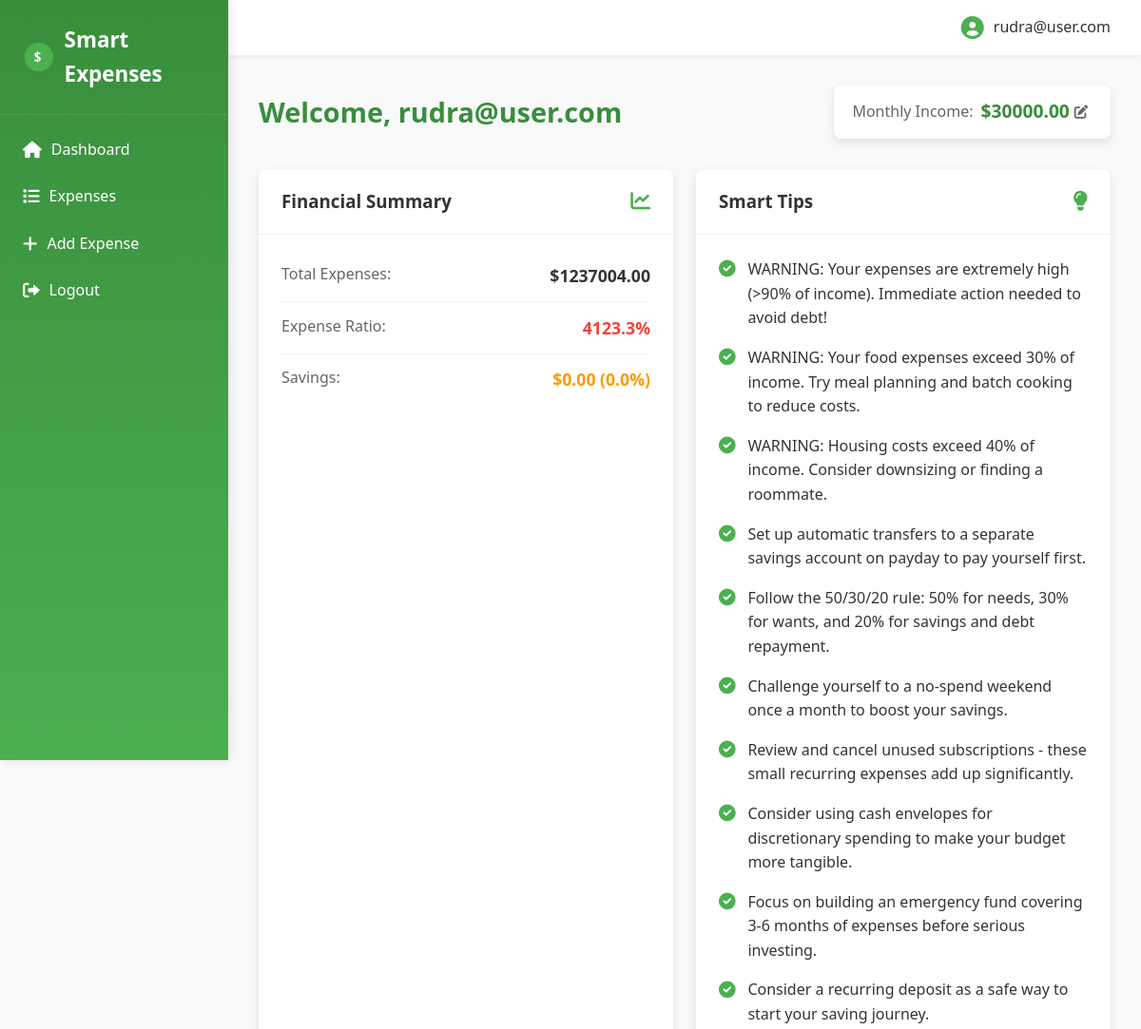
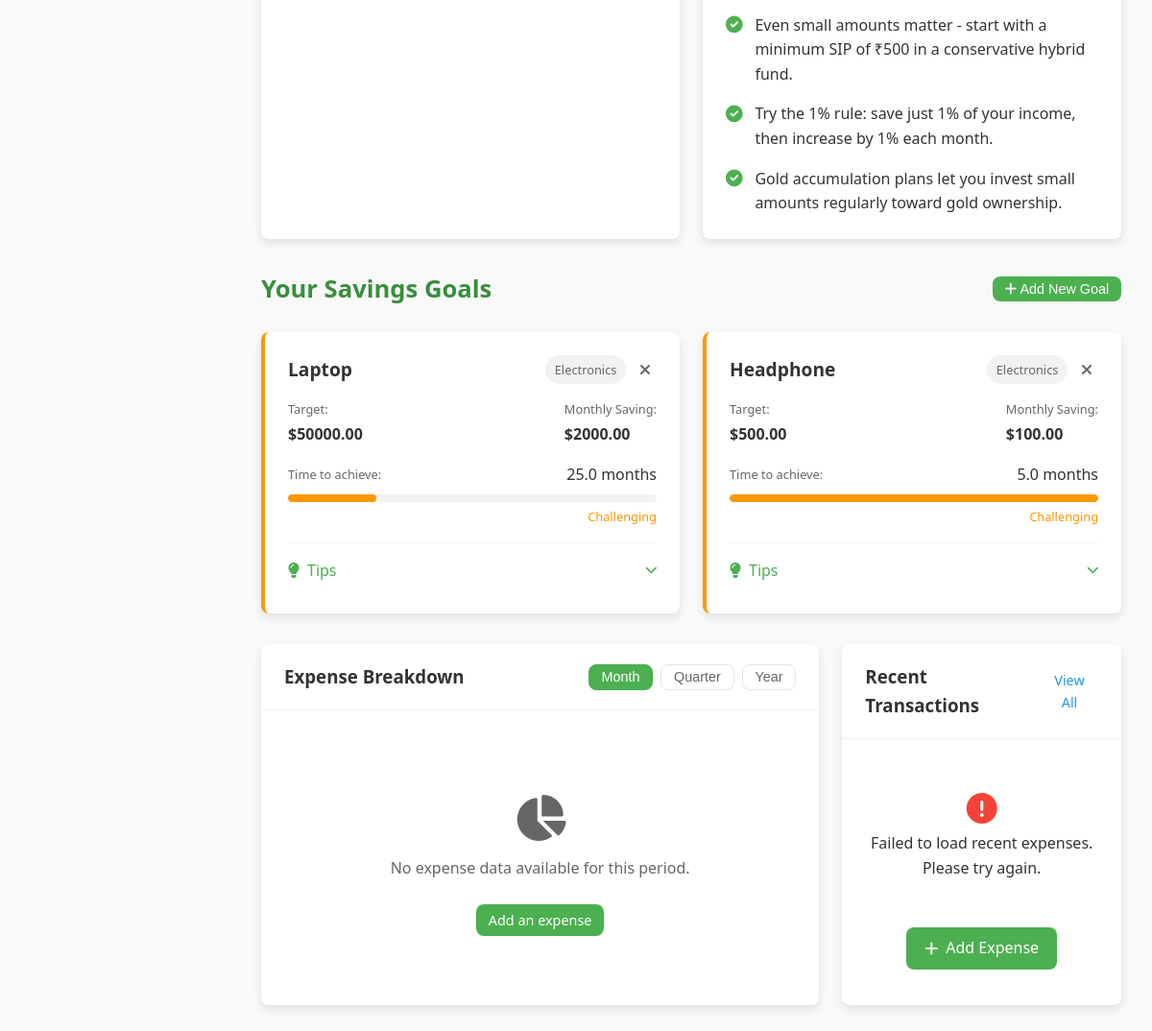
The app's page /dashboard (signed in) with its own data (2 pictures, top to bottom).
### tables this page shows
CREATE TABLE users (
        id INTEGER PRIMARY KEY AUTOINCREMENT,
        username TEXT UNIQUE NOT NULL,
        password TEXT NOT NULL,
        income REAL NOT NULL
    );

CREATE TABLE savings_goals (
        id INTEGER PRIMARY KEY AUTOINCREMENT,
        user_id INTEGER NOT NULL,
        name TEXT NOT NULL,
        target_amount REAL NOT NULL,
        monthly_saving REAL NOT NULL,
        category TEXT NOT NULL,
        created_date TEXT NOT NULL,
        FOREIGN KEY (user_id) REFERENCES users (id)
    );

### app.py (the view)
@app.route('/dashboard')
def dashboard():
    if 'user_id' not in session:
        return redirect(url_for('login'))
    user_id = session['user_id']
    stats = calculate_expense_stats(user_id)
    tips = get_financial_tips(stats)
    categories = get_expense_categories()
    savings_goals = get_user_savings_goals(user_id)
    analyzed_goals = []
    for goal in savings_goals:
        analysis = analyze_savings_goal(goal, stats['expense_ratio'])
        analyzed_goals.append({
            'goal': goal,
            'analysis': analysis
        })
    conn = get_db_connection()
    user = conn.execute('SELECT * FROM users WHERE id = ?', (user_id,)).fetchone()
    conn.close()
    return render_template('dashboard.html',
                          username=session['username'],
                          income=user['income'],
                          stats=stats,
                          tips=tips,
                          categories=categories,
                          savings_goals=analyzed_goals,
                          goal_categories=get_savings_goal_categories())

### app.py (called while the page is built)
def get_db_connection():
    conn = sqlite3.connect(DB_PATH)
    conn.row_factory = sqlite3.Row
    return conn

def get_expense_categories():
    return [
        'Food', 'Transportation', 'Housing', 'Utilities', 'Entertainment',
        'Healthcare', 'Shopping', 'Education', 'Travel', 'Others'
    ]

def get_savings_goal_categories():
    return [
        'Electronics', 'Travel', 'Home Essentials',
        'Vehicle Purchase', 'Education', 'Emergency'
    ]

def get_user_savings_goals(user_id):
    conn = get_db_connection()
    goals = conn.execute('SELECT * FROM savings_goals WHERE user_id = ? ORDER BY created_date DESC', (user_id,)).fetchall()
    conn.close()
    return goals

### templates/dashboard.html (shortened to what this page needs)
{% extends "layout.html" %}
{% block extra_css %}
<link rel="stylesheet" href="{{ url_for('static', filename='css/dashboard.css') }}">
{% endblock %}
{% block content %}
<div class="dashboard-container">
    <div class="dashboard-header">
        <h1>Welcome, {{ username }}</h1>
        <div class="income-display">
            <span class="income-label">Monthly Income:</span>
            <span class="income-value">${{ "%.2f"|format(income) }}</span>
            <button class="btn btn-sm btn-edit" id="editIncomeBtn">
                <i class="fas fa-edit"></i>
            </button>
        </div>
    </div>
    <div class="dashboard-cards">
        <div class="card summary-card">
            <div class="card-header">
                <h3>Financial Summary</h3>
                <i class="fas fa-chart-line card-icon"></i>
            </div>
            <div class="card-body">
                <div class="summary-item">
                    <span class="summary-label">Total Expenses:</span>
                    <span class="summary-value">${{ "%.2f"|format(stats.total_expenses) }}</span>
                </div>
                <div class="summary-item">
                    <span class="summary-label">Expense Ratio:</span>
                    <span class="summary-value {{ 'text-danger' if stats.expense_ratio > 70 else 'text-success' }}">
                        {{ "%.1f"|format(stats.expense_ratio) }}%
                    </span>
                </div>
                <div class="summary-item">
                    <span class="summary-label">Savings:</span>
                    <span class="summary-value {{ 'text-success' if stats.saving_ratio > 20 else 'text-warning' }}">
                        ${{ "%.2f"|format(stats.saving_amount) }} ({{ "%.1f"|format(stats.saving_ratio) }}%)
                    </span>
                </div>
            </div>
        </div>
        <div class="card tips-card">
            <div class="card-header">
                <h3>Smart Tips</h3>
                <i class="fas fa-lightbulb card-icon"></i>
            </div>
            <div class="card-body">
                <ul class="tips-list">
                    {% for tip in tips %}
                    <li class="tip-item">
                        <i class="fas fa-check-circle tip-icon"></i>
                        <span>{{ tip }}</span>
                    </li>
                    {% endfor %}
                </ul>
            </div>
        </div>
    </div>
    <div class="savings-goals-section">
        <div class="section-header">
            <h2>Your Savings Goals</h2>
            <button class="btn btn-primary btn-sm" id="addGoalBtn">
                <i class="fas fa-plus"></i> Add New Goal
            </button>
        </div>
        <div class="goals-container">
            {% if savings_goals %}
                {% for item in savings_goals %}
                <div class="goal-card {{ 'goal-achievable' if item.analysis.is_achievable else 'goal-challenging' }}">
                    <div class="goal-header">
                        <h3>{{ item.goal.name }}</h3>
                        <span class="goal-category">{{ item.goal.category }}</span>
                        <button class="goal-delete-btn" data-goal-id="{{ item.goal.id }}">
                            <i class="fas fa-times"></i>
                        </button>
                    </div>
                    <div class="goal-amount">
                        <div class="amount-item">
                            <span class="amount-label">Target:</span>
                            <span class="amount-value">${{ "%.2f"|format(item.goal.target_amount) }}</span>
                        </div>
                        <div class="amount-item">
                            <span class="amount-label">Monthly Saving:</span>
                            <span class="amount-value">${{ "%.2f"|format(item.goal.monthly_saving) }}</span>
                        </div>
                    </div>
                    <div class="goal-progress">
                        <div class="progress-status">
                            <span class="status-label">Time to achieve:</span>
                            <span class="status-value">{{ "%.1f"|format(item.analysis.months_needed) }} months</span>
                        </div>
                        <div class="progress-indicator">
                            <div class="progress-bar">
                                <div class="progress" style="width: {{ min(100, 100 / item.analysis.months_needed * 6) if item.analysis.months_needed > 0 else 100 }}%"></div>
                            </div>
                            <span class="progress-label">{{ "Achievable" if item.analysis.is_achievable else "Challenging" }}</span>
                        </div>
                    </div>
                    <div class="goal-tips">
                        <div class="tips-toggle">
                            <i class="fas fa-lightbulb"></i>
                            <span>Tips</span>
                            <i class="fas fa-chevron-down"></i>
                        </div>
                    </div>
                </div>
                {% endfor %}
            {% else %}
                <div class="no-goals-message">
                    <i class="fas fa-piggy-bank"></i>
                    <p>You don't have any savings goals yet. Start planning for your future!</p>
                    <button class="btn btn-primary" id="noGoalsAddBtn">Create Your First Goal</button>
                </div>
            {% endif %}
        </div>
    </div>
    <div class="chart-section">
        <div class="card chart-card">
            <div class="card-header">
                <h3>Expense Breakdown</h3>
                <div class="time-filter">
                    <button class="btn btn-sm btn-filter active" data-period="month">Month</button>
                    <button class="btn btn-sm btn-filter" data-period="quarter">Quarter</button>
                    <button class="btn btn-sm btn-filter" data-period="year">Year</button>
                </div>
            </div>
            <div class="card-body">
                <div id="expense-analysis" class="expense-analysis">
                </div>
            </div>
        </div>
        <div class="card recent-expenses-card">
            <div class="card-header">
                <h3>Recent Transactions</h3>
                <a href="{{ url_for('expenses') }}" class="btn btn-sm btn-link">View All</a>
            </div>
            <div class="card-body">
                <div class="expense-list-container">
                    <div class="expense-list" id="recentExpenses">
                    </div>
                </div>
                <div class="add-expense-button-container">
                    <a href="{{ url_for('add_expense') }}" class="btn btn-primary btn-icon">
                        <i class="fas fa-plus"></i> Add Expense
                    </a>
                </div>
            </div>
        </div>
    </div>
</div>
{% endblock %}

### templates/layout.html (shortened to what this page needs)
<!DOCTYPE html>
<html lang="en">
<head>
    <link rel="stylesheet" href="{{ url_for('static', filename='css/style.css') }}">
    <link rel="stylesheet" href="https://cdnjs.cloudflare.com/ajax/libs/font-awesome/6.0.0-beta3/css/all.min.css">
    {% block extra_css %}{% endblock %}
</head>
<body>
    <div class="app-container">
        <nav class="sidebar {% if 'user_id' not in session %}hidden{% endif %}">
            <div class="logo">
                <svg class="logo-svg" viewBox="0 0 100 100" width="40" height="40">
                    <circle cx="50" cy="50" r="45" fill="#4CAF50" />
                    <text x="35" y="65" fill="white" font-size="40" font-weight="bold">$</text>
                </svg>
                <span>Smart Expenses</span>
            </div>
            <ul class="nav-links">
                <li><a href="{{ url_for('dashboard') }}"><i class="fas fa-home"></i> Dashboard</a></li>
                <li><a href="{{ url_for('expenses') }}"><i class="fas fa-list"></i> Expenses</a></li>
                <li><a href="{{ url_for('add_expense') }}"><i class="fas fa-plus"></i> Add Expense</a></li>
                <li><a href="{{ url_for('logout') }}"><i class="fas fa-sign-out-alt"></i> Logout</a></li>
            </ul>
        </nav>
        <main class="content">
            <header class="content-header {% if 'user_id' not in session %}hidden{% endif %}">
                {% if 'username' in session %}
                <div class="user-info">
                    <i class="fas fa-user-circle"></i>
                    <span>{{ session.username }}</span>
                </div>
                {% endif %}
            </header>
            <div class="content-body">
                {% block content %}{% endblock %}
            </div>
        </main>
    </div>
</body>
</html>

### static/css/style.css (style rules this page uses)
:root { --primary-color: #4CAF50; --primary-dark: #388E3C; --primary-light: #A5D6A7; --secondary-color: #2196F3; --secondary-dark: #1976D2; --accent-color: #FF5722; --text-color: #333; --text-light: #666; --background-color: #f9f9f9; --card-bg: #fff; --card-shadow: 0 4px 10px rgba(0, 0, 0, 0.1); --transition: all 0.3s ease; --success-color: #4CAF50; --warning-color: #FF9800; --danger-color: #F44336; --border-radius: 8px; }
* { margin: 0; padding: 0; box-sizing: border-box; }
body { font-family: 'Segoe UI', Tahoma, Geneva, Verdana, sans-serif; background-color: var(--background-color); color: var(--text-color); line-height: 1.6; }
a { text-decoration: none; color: var(--secondary-color); transition: var(--transition); }
.app-container { display: flex; min-height: 100vh; }
.sidebar { width: 240px; background: linear-gradient(to bottom, var(--primary-dark), var(--primary-color)); color: white; padding: 1.5rem 0; position: fixed; height: 100vh; z-index: 10; box-shadow: 2px 0 10px rgba(0, 0, 0, 0.1); transition: var(--transition); }
.content { flex: 1; margin-left: 240px; transition: var(--transition); }
.content-header { background-color: var(--card-bg); padding: 1rem 2rem; box-shadow: 0 2px 5px rgba(0, 0, 0, 0.05); display: flex; justify-content: flex-end; align-items: center; }
.content-body { padding: 2rem; min-height: calc(100vh - 60px); }
.logo { display: flex; align-items: center; padding: 0 1.5rem 1.5rem; margin-bottom: 1rem; border-bottom: 1px solid rgba(255, 255, 255, 0.1); }
.logo-svg { margin-right: 10px; }
.logo span { font-size: 1.4rem; font-weight: 600; }
.nav-links { list-style: none; }
.nav-links li { padding: 0.5rem 1.5rem; margin: 0.5rem 0; transition: var(--transition); }
.nav-links a { color: white; display: flex; align-items: center; }
.nav-links a i { margin-right: 10px; font-size: 1.1rem; }
.user-info { display: flex; align-items: center; }
.user-info i { font-size: 1.5rem; margin-right: 10px; color: var(--primary-color); }
.user-info span { font-weight: 500; }
.btn { display: inline-block; padding: 0.6rem 1.2rem; background-color: var(--primary-color); color: white; border: none; border-radius: var(--border-radius); cursor: pointer; font-weight: 500; transition: var(--transition); text-align: center; }
.btn-primary { background-color: var(--primary-color); }
.btn-sm { padding: 0.3rem 0.8rem; font-size: 0.9rem; }
.btn-icon { display: flex; align-items: center; justify-content: center; }
.btn-icon i { margin-right: 8px; }
.btn-edit { background-color: transparent; color: var(--text-light); padding: 0.3rem; }
.btn-link { background: none; color: var(--secondary-color); padding: 0.3rem; }
.card { background-color: var(--card-bg); border-radius: var(--border-radius); box-shadow: var(--card-shadow); overflow: hidden; transition: var(--transition); }
.card-header { padding: 1.2rem 1.5rem; border-bottom: 1px solid rgba(0, 0, 0, 0.05); display: flex; justify-content: space-between; align-items: center; }
.card-header h3 { font-weight: 600; color: var(--text-color); margin: 0; }
.card-body { padding: 1.5rem; }
.card-icon { color: var(--primary-color); font-size: 1.3rem; }
.text-warning { color: var(--warning-color) !important; }
.text-danger { color: var(--danger-color) !important; }

### records on screen
users: username "rudra@user.com", income "30000.00"
savings_goals: goal.name "Laptop", goal.category "Electronics", goal.target_amount "50000.00", goal.monthly_saving "2000.00"
savings_goals: goal.name "Headphone", goal.category "Electronics", goal.target_amount "500.00", goal.monthly_saving "100.00"

### other values on screen
{{ "%.2f"|format(stats.total_expenses) }} "1237004.00"
{{ "%.1f"|format(stats.expense_ratio) }} "4123.3"
{{ "%.2f"|format(stats.saving_amount) }} "0.00"
{{ "%.1f"|format(stats.saving_ratio) }} "0.0"
{{ tip }} "WARNING: Your expenses are extremely high (>90% of income). Immediate action needed to avoid debt!" "WARNING: Your food expenses exceed 30% of income. Try meal planning and batch cooking to reduce costs." "WARNING: Housing costs exceed 40% of income. Consider downsizing or finding a roommate." "Set up automatic transfers to a separate savings account on payday to pay yourself first." "Follow the 50/30/20 rule: 50% for needs, 30% for wants, and 20% for savings and debt repayment." "Challenge yourself to a no-spend weekend once a month to boost your savings." "Review and cancel unused subscriptions - these small recurring expenses add up significantly." "Consider using cash envelopes for discretionary spending to make your budget more tangible." "Focus on building an emergency fund covering 3-6 months of expenses before serious investing." "Consider a recurring deposit as a safe way to start your saving journey." "Even small amounts matter - start with a minimum SIP of ₹500 in a conservative hybrid fund." "Try the 1% rule: save just 1% of your income, then increase by 1% each month." "Gold accumulation plans let you invest small amounts regularly toward gold ownership."
{{ "%.1f"|format(item.analysis.months_needed) }} "25.0" "5.0"
{{ "Achievable" if item.analysis.is_achievable else "Challenging" }} "Challenging" "Challenging"
